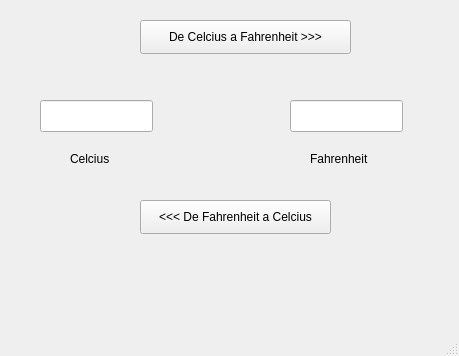
<?xml version="1.0" encoding="UTF-8"?>
<ui version="4.0">
 <class>MainWindow</class>
 <widget class="QMainWindow" name="MainWindow">
  <property name="geometry">
   <rect>
    <x>0</x>
    <y>0</y>
    <width>459</width>
    <height>356</height>
   </rect>
  </property>
  <property name="windowTitle">
   <string>Coversor</string>
  </property>
  <property name="windowIcon">
   <iconset>
    <normaloff>temperature-fahrenheit-weather-degree-forcast-3b3ddfe75ae0f97a-512x512.png</normaloff>temperature-fahrenheit-weather-degree-forcast-3b3ddfe75ae0f97a-512x512.png</iconset>
  </property>
  <property name="autoFillBackground">
   <bool>true</bool>
  </property>
  <widget class="QWidget" name="centralwidget">
   <widget class="QPushButton" name="btn_CtoF">
    <property name="geometry">
     <rect>
      <x>140</x>
      <y>20</y>
      <width>211</width>
      <height>34</height>
     </rect>
    </property>
    <property name="text">
     <string>De Celcius a Fahrenheit &gt;&gt;&gt;</string>
    </property>
   </widget>
   <widget class="QLabel" name="label">
    <property name="geometry">
     <rect>
      <x>310</x>
      <y>150</y>
      <width>81</width>
      <height>18</height>
     </rect>
    </property>
    <property name="text">
     <string>Fahrenheit</string>
    </property>
   </widget>
   <widget class="QLabel" name="label_2">
    <property name="geometry">
     <rect>
      <x>70</x>
      <y>150</y>
      <width>59</width>
      <height>18</height>
     </rect>
    </property>
    <property name="text">
     <string>Celcius</string>
    </property>
   </widget>
   <widget class="QLineEdit" name="cel">
    <property name="geometry">
     <rect>
      <x>40</x>
      <y>100</y>
      <width>113</width>
      <height>32</height>
     </rect>
    </property>
    <property name="inputMask">
     <string/>
    </property>
   </widget>
   <widget class="QPushButton" name="btn_FtoC">
    <property name="geometry">
     <rect>
      <x>140</x>
      <y>200</y>
      <width>191</width>
      <height>34</height>
     </rect>
    </property>
    <property name="text">
     <string>&lt;&lt;&lt; De Fahrenheit a Celcius</string>
    </property>
   </widget>
   <widget class="QLineEdit" name="fah">
    <property name="geometry">
     <rect>
      <x>290</x>
      <y>100</y>
      <width>113</width>
      <height>32</height>
     </rect>
    </property>
    <property name="inputMask">
     <string/>
    </property>
   </widget>
  </widget>
  <widget class="QMenuBar" name="menubar">
   <property name="geometry">
    <rect>
     <x>0</x>
     <y>0</y>
     <width>459</width>
     <height>30</height>
    </rect>
   </property>
  </widget>
  <widget class="QStatusBar" name="statusbar"/>
 </widget>
 <resources/>
 <connections/>
</ui>
